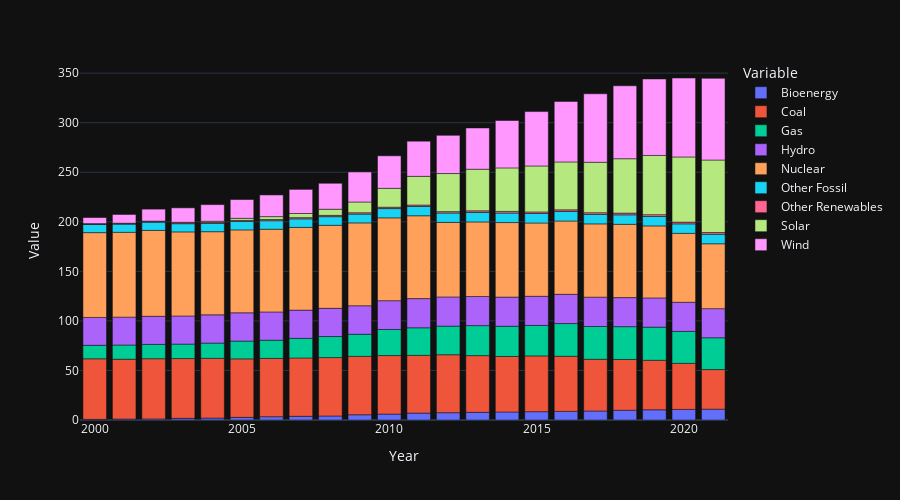

Here is the notebook cell this chart was saved with:
### Code cell
bar_chart = bar_chart_func(df_grouped)

### Figure 1 — Plotly figure (JSON) as saved in the notebook; plotly's stock layout.template omitted (floating-point values rounded to 4 significant figures)
{"data": [{"alignmentgroup": "True", "hovertemplate": "Variable=Bioenergy<br>Year=%{x}<br>Value=%{y}<extra></extra>", "legendgroup": "Bioenergy", "marker": {"color": "#636efa", "pattern": {"shape": ""}}, "name": "Bioenergy", "offsetgroup": "Bioenergy", "orientation": "v", "showlegend": true, "textposition": "auto", "type": "bar", "x": [2000, 2001, 2002, 2003, 2004, 2005, 2006, 2007, 2008, 2009, 2010, 2011, 2012, 2013, 2014, 2015, 2016, 2017, 2018, 2019, 2020, 2021], "xaxis": "x", "y": [0.69, 0.97, 1.13, 1.7, 1.97, 2.66, 3.32, 3.74, 4.06, 5.28, 5.98, 6.96, 7.38, 7.77, 8.06, 8.38, 8.7, 9.05, 9.89, 10.28, 10.68, 10.93], "yaxis": "y"}, {"alignmentgroup": "True", "hovertemplate": "Variable=Coal<br>Year=%{x}<br>Value=%{y}<extra></extra>", "legendgroup": "Coal", "marker": {"color": "#EF553B", "pattern": {"shape": ""}}, "name": "Coal", "offsetgroup": "Coal", "orientation": "v", "showlegend": true, "textposition": "auto", "type": "bar", "x": [2000, 2001, 2002, 2003, 2004, 2005, 2006, 2007, 2008, 2009, 2010, 2011, 2012, 2013, 2014, 2015, 2016, 2017, 2018, 2019, 2020, 2021], "xaxis": "x", "y": [61.07, 60.39, 60.71, 60.29, 60.25, 59.01, 58.82, 58.82, 58.92, 58.95, 59.04, 58.29, 58.47, 57.17, 56.04, 56.29, 55.61, 52.26, 51.21, 49.96, 46.47, 39.96], "yaxis": "y"}, {"alignmentgroup": "True", "hovertemplate": "Variable=Gas<br>Year=%{x}<br>Value=%{y}<extra></extra>", "legendgroup": "Gas", "marker": {"color": "#00cc96", "pattern": {"shape": ""}}, "name": "Gas", "offsetgroup": "Gas", "orientation": "v", "showlegend": true, "textposition": "auto", "type": "bar", "x": [2000, 2001, 2002, 2003, 2004, 2005, 2006, 2007, 2008, 2009, 2010, 2011, 2012, 2013, 2014, 2015, 2016, 2017, 2018, 2019, 2020, 2021], "xaxis": "x", "y": [13.6, 14.29, 14.45, 14.62, 15.38, 17.96, 18.38, 19.85, 21.25, 22.31, 26.33, 27.79, 28.89, 30.28, 30.51, 30.77, 33.01, 33.04, 33.08, 33.43, 32.24, 32.07], "yaxis": "y"}, {"alignmentgroup": "True", "hovertemplate": "Variable=Hydro<br>Year=%{x}<br>Value=%{y}<extra></extra>", "legendgroup": "Hydro", "marker": {"color": "#ab63fa", "pattern": {"shape": ""}}, "name": "Hydro", "offsetgroup": "Hydro", "orientation": "v", "showlegend": true, "textposition": "auto", "type": "bar", "x": [2000, 2001, 2002, 2003, 2004, 2005, 2006, 2007, 2008, 2009, 2010, 2011, 2012, 2013, 2014, 2015, 2016, 2017, 2018, 2019, 2020, 2021], "xaxis": "x", "y": [28.13, 28.15, 28.36, 28.38, 28.51, 28.54, 28.53, 28.49, 28.47, 28.74, 29.03, 29.45, 29.46, 29.43, 29.43, 29.41, 29.52, 29.61, 29.33, 29.52, 29.42, 29.42], "yaxis": "y"}, {"alignmentgroup": "True", "hovertemplate": "Variable=Nuclear<br>Year=%{x}<br>Value=%{y}<extra></extra>", "legendgroup": "Nuclear", "marker": {"color": "#FFA15A", "pattern": {"shape": ""}}, "name": "Nuclear", "offsetgroup": "Nuclear", "orientation": "v", "showlegend": true, "textposition": "auto", "type": "bar", "x": [2000, 2001, 2002, 2003, 2004, 2005, 2006, 2007, 2008, 2009, 2010, 2011, 2012, 2013, 2014, 2015, 2016, 2017, 2018, 2019, 2020, 2021], "xaxis": "x", "y": [85.58, 85.58, 86.67, 84.8, 83.91, 83.64, 83.47, 83.47, 83.75, 83.61, 83.6, 83.6, 75.2, 75.2, 75.2, 73.93, 73.93, 73.93, 73.93, 72.65, 69.51, 65.45], "yaxis": "y"}, {"alignmentgroup": "True", "hovertemplate": "Variable=Other Fossil<br>Year=%{x}<br>Value=%{y}<extra></extra>", "legendgroup": "Other Fossil", "marker": {"color": "#19d3f3", "pattern": {"shape": ""}}, "name": "Other Fossil", "offsetgroup": "Other Fossil", "orientation": "v", "showlegend": true, "textposition": "auto", "type": "bar", "x": [2000, 2001, 2002, 2003, 2004, 2005, 2006, 2007, 2008, 2009, 2010, 2011, 2012, 2013, 2014, 2015, 2016, 2017, 2018, 2019, 2020, 2021], "xaxis": "x", "y": [8.25, 8.25, 8.28, 8.28, 8.38, 8.5, 8.57, 8.58, 8.72, 8.9, 9.36, 9.46, 9.46, 9.58, 9.59, 9.59, 9.59, 9.59, 9.59, 9.59, 9.59, 9.59], "yaxis": "y"}, {"alignmentgroup": "True", "hovertemplate": "Variable=Other Renewables<br>Year=%{x}<br>Value=%{y}<extra></extra>", "legendgroup": "Other Renewables", "marker": {"color": "#FF6692", "pattern": {"shape": ""}}, "name": "Other Renewables", "offsetgroup": "Other Renewables", "orientation": "v", "showlegend": true, "textposition": "auto", "type": "bar", "x": [2000, 2001, 2002, 2003, 2004, 2005, 2006, 2007, 2008, 2009, 2010, 2011, 2012, 2013, 2014, 2015, 2016, 2017, 2018, 2019, 2020, 2021], "xaxis": "x", "y": [0.72, 0.74, 0.78, 0.96, 1.02, 1.14, 1.22, 1.21, 1.32, 1.36, 1.39, 1.4, 1.39, 1.64, 1.64, 1.62, 1.67, 1.7, 1.78, 1.79, 1.77, 1.73], "yaxis": "y"}, {"alignmentgroup": "True", "hovertemplate": "Variable=Solar<br>Year=%{x}<br>Value=%{y}<extra></extra>", "legendgroup": "Solar", "marker": {"color": "#B6E880", "pattern": {"shape": ""}}, "name": "Solar", "offsetgroup": "Solar", "orientation": "v", "showlegend": true, "textposition": "auto", "type": "bar", "x": [2000, 2001, 2002, 2003, 2004, 2005, 2006, 2007, 2008, 2009, 2010, 2011, 2012, 2013, 2014, 2015, 2016, 2017, 2018, 2019, 2020, 2021], "xaxis": "x", "y": [0.12, 0.2, 0.27, 0.45, 1.12, 2.07, 2.91, 4.2, 6.2, 10.85, 19.05, 28.92, 38.44, 41.99, 43.93, 46.36, 48.38, 50.9, 54.83, 59.73, 65.75, 73.18], "yaxis": "y"}, {"alignmentgroup": "True", "hovertemplate": "Variable=Wind<br>Year=%{x}<br>Value=%{y}<extra></extra>", "legendgroup": "Wind", "marker": {"color": "#FF97FF", "pattern": {"shape": ""}}, "name": "Wind", "offsetgroup": "Wind", "orientation": "v", "showlegend": true, "textposition": "auto", "type": "bar", "x": [2000, 2001, 2002, 2003, 2004, 2005, 2006, 2007, 2008, 2009, 2010, 2011, 2012, 2013, 2014, 2015, 2016, 2017, 2018, 2019, 2020, 2021], "xaxis": "x", "y": [6.13, 8.82, 12.14, 14.6, 16.78, 18.94, 21.88, 24.34, 26.19, 30.31, 32.81, 35.47, 38.59, 41.64, 47.81, 54.88, 61.01, 69.08, 73.62, 77.2, 79.67, 82.44], "yaxis": "y"}], "layout": {"barmode": "relative", "height": 500, "legend": {"title": {"text": "Variable"}, "tracegroupgap": 0}, "margin": {"t": 60}, "width": 900, "xaxis": {"anchor": "y", "domain": [0, 1], "title": {"text": "Year"}}, "yaxis": {"anchor": "x", "domain": [0, 1], "title": {"text": "Value"}}}}
